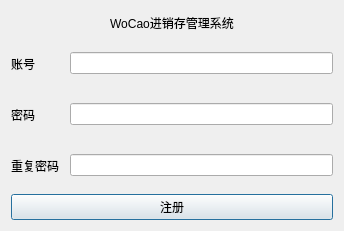
<?xml version="1.0" encoding="UTF-8"?>
<ui version="4.0">
 <class>RegistDialog</class>
 <widget class="QDialog" name="RegistDialog">
  <property name="windowModality">
   <enum>Qt::ApplicationModal</enum>
  </property>
  <property name="geometry">
   <rect>
    <x>0</x>
    <y>0</y>
    <width>344</width>
    <height>231</height>
   </rect>
  </property>
  <property name="minimumSize">
   <size>
    <width>344</width>
    <height>231</height>
   </size>
  </property>
  <property name="maximumSize">
   <size>
    <width>344</width>
    <height>243</height>
   </size>
  </property>
  <property name="windowTitle">
   <string>用户注册</string>
  </property>
  <property name="windowOpacity">
   <double>0.900000000000000</double>
  </property>
  <layout class="QVBoxLayout" name="verticalLayout">
   <item>
    <widget class="QLabel" name="label_4">
     <property name="text">
      <string>WoCao进销存管理系统</string>
     </property>
     <property name="alignment">
      <set>Qt::AlignCenter</set>
     </property>
    </widget>
   </item>
   <item>
    <layout class="QHBoxLayout" name="horizontalLayout">
     <item>
      <widget class="QLabel" name="label">
       <property name="minimumSize">
        <size>
         <width>53</width>
         <height>45</height>
        </size>
       </property>
       <property name="maximumSize">
        <size>
         <width>53</width>
         <height>45</height>
        </size>
       </property>
       <property name="text">
        <string>账号</string>
       </property>
      </widget>
     </item>
     <item>
      <widget class="QLineEdit" name="nameEdit"/>
     </item>
    </layout>
   </item>
   <item>
    <layout class="QHBoxLayout" name="horizontalLayout_2">
     <item>
      <widget class="QLabel" name="label_2">
       <property name="minimumSize">
        <size>
         <width>53</width>
         <height>45</height>
        </size>
       </property>
       <property name="maximumSize">
        <size>
         <width>53</width>
         <height>45</height>
        </size>
       </property>
       <property name="text">
        <string>密码</string>
       </property>
      </widget>
     </item>
     <item>
      <widget class="QLineEdit" name="passwdEdit1">
       <property name="echoMode">
        <enum>QLineEdit::Password</enum>
       </property>
      </widget>
     </item>
    </layout>
   </item>
   <item>
    <layout class="QHBoxLayout" name="horizontalLayout_3">
     <item>
      <widget class="QLabel" name="label_3">
       <property name="minimumSize">
        <size>
         <width>53</width>
         <height>45</height>
        </size>
       </property>
       <property name="maximumSize">
        <size>
         <width>53</width>
         <height>45</height>
        </size>
       </property>
       <property name="text">
        <string>重复密码</string>
       </property>
      </widget>
     </item>
     <item>
      <widget class="QLineEdit" name="passwdEdit2">
       <property name="echoMode">
        <enum>QLineEdit::Password</enum>
       </property>
      </widget>
     </item>
    </layout>
   </item>
   <item>
    <widget class="QPushButton" name="registButton">
     <property name="text">
      <string>注册</string>
     </property>
    </widget>
   </item>
  </layout>
 </widget>
 <resources/>
 <connections/>
</ui>
